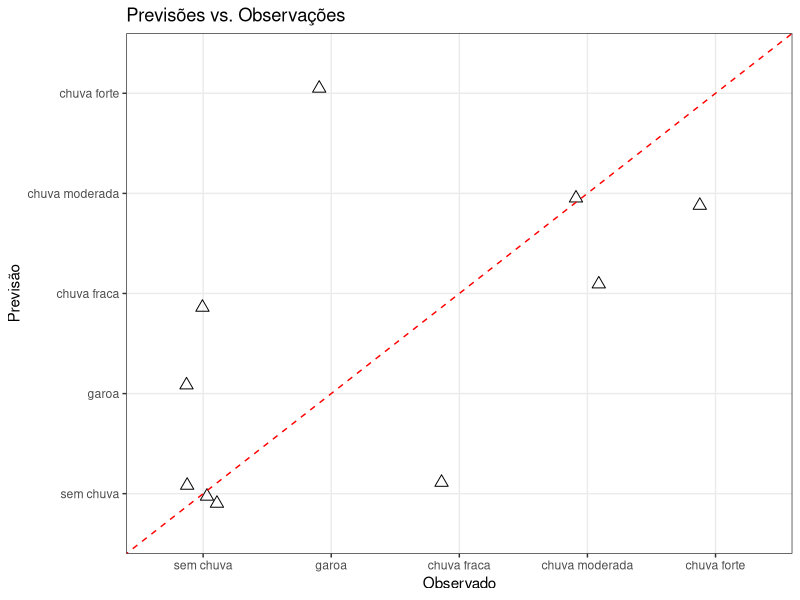

Source code (R):
## ---- chunk 1
#| echo: false

# Load libraries
library(ggplot2)
library(stringr)
library(dplyr)
library(tibble)
library(tidyr)

# Set seed
set.seed(12345)

## ---- chunk 2

# Importing data
dados <-
    read.delim("dados.txt",
        header = TRUE,
        sep    = ";"
    ) |>
    select(-X) |>
    filter(!is.na(Precipitacao))

# Summary statistics
dados$Precipitacao |> summary()
## ---- chunk 3

# Discretization of the variable
quantiles <- quantile(dados$Precipitacao,
    probs = seq(0.7, 0.9, length.out = 3)
)

breaks <- c(-Inf, 0.001, quantiles, Inf)

state_labels <- factor(
    c(
        "sem chuva",
        "garoa",
        "chuva fraca",
        "chuva moderada",
        "chuva forte"
    ),
    levels = c(
        "sem chuva",
        "garoa",
        "chuva fraca",
        "chuva moderada",
        "chuva forte"
    )
)

# Discretization
dados <-
    dados |>
    # Discretization
    mutate(rain_status = cut(Precipitacao,
        breaks = breaks,
        labels = state_labels
    ))



## ---- chunk 4
dados_teste <- tail(dados, 10)
dados_treinamento <- dados[1:(nrow(dados) - 10), ]
## ---- chunk 5
# Creating the lagged variable
transicoes_chuva <-
    dados_treinamento |>
    # Lag variable
    mutate(rain_status_lag = lag(rain_status)) |>
    # Exclude the last state
    filter(!is.na(rain_status_lag)) |>
    # Count the transitions
    count(rain_status, rain_status_lag) |>
    # Calculates the estimator
    mutate(
        Prop = round(n / sum(n), digits = 3),
        .by = rain_status
    )


## ---- chunk 6
# Transition matrix
matriz_transicao <-
    transicoes_chuva |>
    select(-n) |>
    pivot_wider(
        names_from = rain_status_lag,
        values_from = Prop
    ) |>
    column_to_rownames("rain_status") |>
    as.matrix()

ultimo_estado <- dados_treinamento |>
    tail(1) |>
    pull(rain_status)


## ---- chunk 7
simula_cadeia_markov <- function(n = 10,
                                 valor_inicial,
                                 matriz_transicao,
                                 estados) {
    P <- matriz_transicao
    y <- valor_inicial

    # Simulation of the stochastic process
    for (i in 1:n) {
        # Sample of the next state
        y[i + 1] <- sample(estados, size = 1, prob = P[y[i], ])
    }

    return(y[-1])
}
# Excecution of the function
previsoes <- simula_cadeia_markov(
    valor_inicial = ultimo_estado,
    matriz_transicao = matriz_transicao,
    estados = state_labels,
    n = 10
)
## ---- chunk 8
comparacao <-
    data.frame(
        observado = dados_teste$rain_status,
        previsao = previsoes
    )

# Imprime a tabela
comparacao

# Constroi o gráfico
comparacao |>
    ggplot(aes(x = observado, y = previsao)) +
    geom_jitter(
        size = 3, shape = 2,
        width = 0.15, height = 0.15
    ) +
    geom_abline(
        intercept = 0,
        slope = 1,
        color = "red",
        linetype = "dashed"
    ) +
    theme_bw() +
    labs(
        x = "Observado",
        y = "Previsão",
        title = "Previsões vs. Observações"
    )
